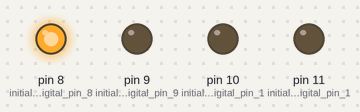
Bench run of a sketch on a simulated Arduino Uno, built with avr-gcc and run on an emulated ATmega328P. Shown: output pins drawn as LEDs (lit = HIGH).

Above: at 0.02 s.
At 0.77 s:
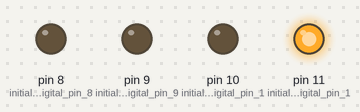
At 1.47 s:
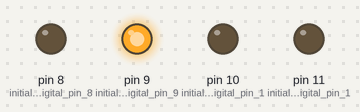
At 2.92 s:
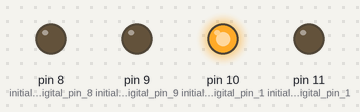
Timing chart, 0 to 3.2 s (numbered marks = the images above):
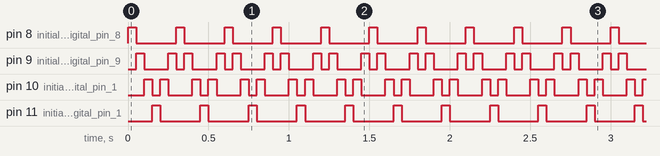

The sketch:

3._Light_Chaser_Program_2.ino
```cpp
/*This code blinks four LEDs respectively connected to digital pins 8-11 of an Arduino board.
The delay value is set to 50ms so that a fast blinking effect can be observed.
The LEDs turn on and off one by one in a sequential manner with a delay of 50ms between each LED blink.
When the sequence reaches the fourth LED, it goes back to third, and second LEDs, instead of going back straight to the first LED.
Then, the sequence repeats in a loop.*/


int delayVal  = 50  ;                        //delay vaue is set to very low ms so that it will have the blinking effect.

void setup() {
  pinMode(8, OUTPUT);                         // initializes digital pin 8 as an output pin. This is where the first LED is connected.
  pinMode(9, OUTPUT);                         // initializes digital pin 9 as an output pin. This is where the second LED is connected.
  pinMode(10, OUTPUT);                        // initializes digital pin 10 as an output pin. This is where the third LED is connected.
  pinMode(11, OUTPUT);                        // initializes digital pin 11 as an output pin. This is where the fourth LED is connected.
}


// the loop function runs over and over again forever
void loop() {
  digitalWrite(8, HIGH);                       // first LED on (digital HIGH voltage level)
  delay(delayVal);                             // pauses the program for the amount of time specified by int "delayVal" (50ms in this case).
  digitalWrite(8, LOW);                        // first LED off by making the voltage LOW
  digitalWrite(9, HIGH);                       // second LED on (digital HIGH is the voltage level)
  delay(delayVal);                             // pauses the program for the amount of time specified by int "delayVal" (50ms in this case).
  digitalWrite(9, LOW);                        // second LED off by making the voltage LOW
  digitalWrite(10, HIGH);                      // third LED on (digital HIGH is the voltage level)
  delay(delayVal);                             // pauses the program for the amount of time specified by int "delayVal" (50ms in this case).
  digitalWrite(10, LOW);                       // third LED off by making the voltage LOW
  digitalWrite(11, HIGH);                      // fourth LED on (digital HIGH is the voltage level)
  delay(delayVal);                             // pauses the program for the amount of time specified by int "delayVal" (50ms in this case).
  digitalWrite(11, LOW);                       // fourth LED off by making the voltage LOW
  digitalWrite(10, HIGH);                      // third LED on (digital HIGH is the voltage level)
  delay(delayVal);                             // pauses the program for the amount of time specified by int "delayVal" (50ms in this case).
  digitalWrite(10, LOW);                       // third LED off by making the voltage LOW
  digitalWrite(9, HIGH);                       // second LED on (digital HIGH is the voltage level)
  delay(delayVal);                             // pauses the program for the amount of time specified by int "delayVal" (50ms in this case).
  digitalWrite(9, LOW);                        // second LED off by making the voltage LOW

}
```

Measured:
- by itself, pin 8 (initializes_digital_pin_8), pin 11 (initializes_digital_pin_1): alternates HIGH for 0.05 s and LOW for 0.25 s
- by itself, pin 9 (initializes_digital_pin_9): repeats every 0.30 s: LOW 0.15 s, HIGH 0.05 s, LOW 0.05 s, HIGH 0.05 s
- by itself, pin 10 (initializes_digital_pin_1): repeats every 0.30 s: LOW 0.05 s, HIGH 0.05 s, LOW 0.15 s, HIGH 0.05 s
